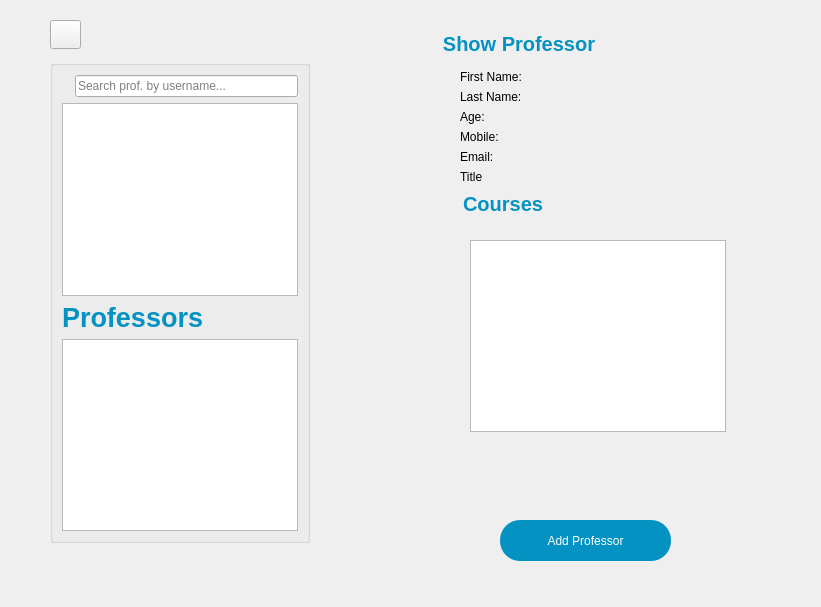
     <widget class="QWidget" name="page_4">
      <property name="styleSheet">
       <string notr="true">#Professors, #Courses_3, #ShowProfessor{
	color: #0492c2;
	border-radius: 20px;
}

#AddProfessor{
	color: white;
	background-color:  #0492c2;
	border-radius: 20px;	
}
#Courses {
background-color:white;
}</string>
      </property>
      <widget class="QWidget" name="widget_3" native="true">
       <property name="geometry">
        <rect>
         <x>410</x>
         <y>10</y>
         <width>402</width>
         <height>588</height>
        </rect>
       </property>
       <property name="styleSheet">
        <string notr="true"/>
       </property>
       <widget class="QGroupBox" name="ShowProfessor">
        <property name="geometry">
         <rect>
          <x>30</x>
          <y>20</y>
          <width>331</width>
          <height>551</height>
         </rect>
        </property>
        <property name="font">
         <font>
          <pointsize>15</pointsize>
          <bold>true</bold>
         </font>
        </property>
        <property name="styleSheet">
         <string notr="true"/>
        </property>
        <property name="title">
         <string>Show Professor</string>
        </property>
        <widget class="QPushButton" name="AddProfessor">
         <property name="geometry">
          <rect>
           <x>60</x>
           <y>490</y>
           <width>171</width>
           <height>41</height>
          </rect>
         </property>
         <property name="styleSheet">
          <string notr="true"/>
         </property>
         <property name="text">
          <string>Add Professor</string>
         </property>
        </widget>
        <widget class="QWidget" name="layoutWidget_6">
         <property name="geometry">
          <rect>
           <x>20</x>
           <y>40</y>
           <width>271</width>
           <height>441</height>
          </rect>
         </property>
         <layout class="QVBoxLayout" name="verticalLayout_8">
          <item>
           <layout class="QHBoxLayout" name="horizontalLayout_13">
            <item>
             <widget class="QLabel" name="FirstName_3">
              <property name="text">
               <string>First Name:</string>
              </property>
             </widget>
            </item>
            <item>
             <widget class="QLabel" name="FirstNameResult_3">
              <property name="text">
               <string/>
              </property>
             </widget>
            </item>
           </layout>
          </item>
          <item>
           <layout class="QHBoxLayout" name="horizontalLayout_14">
            <item>
             <widget class="QLabel" name="LastName_3">
              <property name="text">
               <string>Last Name:</string>
              </property>
             </widget>
            </item>
            <item>
             <widget class="QLabel" name="LastNameResult_3">
              <property name="text">
               <string/>
              </property>
             </widget>
            </item>
           </layout>
          </item>
          <item>
           <layout class="QHBoxLayout" name="horizontalLayout_15">
            <item>
             <widget class="QLabel" name="Age_3">
              <property name="text">
               <string>Age:</string>
              </property>
             </widget>
            </item>
            <item>
             <widget class="QLabel" name="AgeResult_3">
              <property name="text">
               <string/>
              </property>
             </widget>
            </item>
           </layout>
          </item>
          <item>
           <layout class="QHBoxLayout" name="horizontalLayout_16">
            <item>
             <widget class="QLabel" name="Mobile_3">
              <property name="text">
               <string>Mobile:</string>
              </property>
             </widget>
            </item>
            <item>
             <widget class="QLabel" name="MobileResult_3">
              <property name="text">
               <string/>
              </property>
             </widget>
            </item>
           </layout>
          </item>
          <item>
           <layout class="QHBoxLayout" name="horizontalLayout_17">
            <item>
             <widget class="QLabel" name="Email_3">
              <property name="text">
               <string>Email:</string>
              </property>
             </widget>
            </item>
            <item>
             <widget class="QLabel" name="EmailResult_3">
              <property name="text">
               <string/>
              </property>
             </widget>
            </item>
           </layout>
          </item>
          <item>
           <layout class="QHBoxLayout" name="horizontalLayout_18">
            <item>
             <widget class="QLabel" name="Title">
              <property name="text">
               <string>Title</string>
              </property>
             </widget>
            </item>
            <item>
             <widget class="QLabel" name="TitleResult">
              <property name="text">
               <string/>
              </property>
             </widget>
            </item>
           </layout>
          </item>
          <item>
           <layout class="QHBoxLayout" name="horizontalLayout_19">
            <item>
             <widget class="QGroupBox" name="Courses_3">
              <property name="sizePolicy">
               <sizepolicy hsizetype="Preferred" vsizetype="Expanding">
                <horstretch>0</horstretch>
                <verstretch>100</verstretch>
               </sizepolicy>
              </property>
              <property name="font">
               <font>
                <pointsize>15</pointsize>
                <bold>true</bold>
               </font>
              </property>
              <property name="styleSheet">
               <string notr="true"/>
              </property>
              <property name="title">
               <string>Courses</string>
              </property>
              <widget class="QListWidget" name="listWidget_profcourses">
               <property name="geometry">
                <rect>
                 <x>10</x>
                 <y>50</y>
                 <width>256</width>
                 <height>192</height>
                </rect>
               </property>
              </widget>
             </widget>
            </item>
           </layout>
          </item>
         </layout>
        </widget>
       </widget>
      </widget>
      <widget class="QWidget" name="widget_4" native="true">
       <property name="geometry">
        <rect>
         <x>40</x>
         <y>0</y>
         <width>403</width>
         <height>588</height>
        </rect>
       </property>
       <widget class="QPushButton" name="pushButton_2">
        <property name="geometry">
         <rect>
          <x>10</x>
          <y>20</y>
          <width>31</width>
          <height>29</height>
         </rect>
        </property>
        <property name="text">
         <string/>
        </property>
        <property name="icon">
         <iconset resource="Resource.qrc">
          <normaloff>:/images/feather (1)/arrow-left.svg</normaloff>:/images/feather (1)/arrow-left.svg</iconset>
        </property>
       </widget>
       <widget class="QGroupBox" name="groupBox_10">
        <property name="geometry">
         <rect>
          <x>10</x>
          <y>60</y>
          <width>260</width>
          <height>483</height>
         </rect>
        </property>
        <layout class="QVBoxLayout" name="verticalLayout_10">
         <item>
          <layout class="QVBoxLayout" name="verticalLayout_11">
           <item>
            <layout class="QHBoxLayout" name="horizontalLayout_22">
             <item>
              <widget class="QLabel" name="SearchIcon_2">
               <property name="text">
                <string/>
               </property>
               <property name="pixmap">
                <pixmap resource="Resource.qrc">:/images/feather (1)/search.svg</pixmap>
               </property>
              </widget>
             </item>
             <item>
              <widget class="QLineEdit" name="Search_2">
               <property name="statusTip">
                <string/>
               </property>
               <property name="text">
                <string/>
               </property>
               <property name="placeholderText">
                <string>Search prof. by username...</string>
               </property>
              </widget>
             </item>
            </layout>
           </item>
           <item>
            <widget class="QListWidget" name="SearchList"/>
           </item>
          </layout>
         </item>
         <item>
          <layout class="QVBoxLayout" name="verticalLayout_12">
           <item>
            <widget class="QLabel" name="Professors">
             <property name="font">
              <font>
               <pointsize>20</pointsize>
               <bold>true</bold>
              </font>
             </property>
             <property name="text">
              <string>Professors</string>
             </property>
            </widget>
           </item>
           <item>
            <widget class="QListWidget" name="ProfessorsList"/>
           </item>
          </layout>
         </item>
        </layout>
       </widget>
      </widget>
     </widget>
